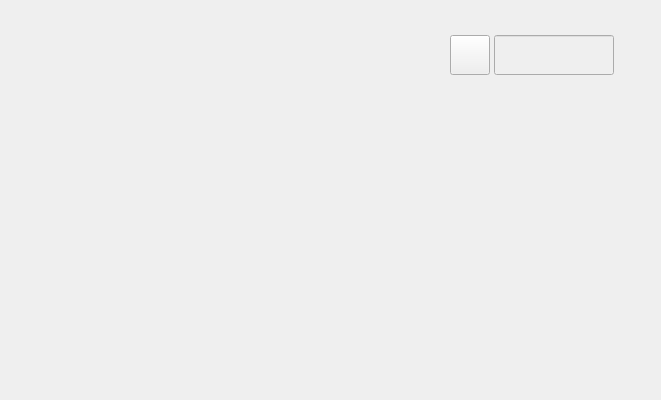
<?xml version="1.0" encoding="UTF-8"?>
<ui version="4.0">
 <class>Widget</class>
 <widget class="QWidget" name="Widget">
  <property name="geometry">
   <rect>
    <x>0</x>
    <y>0</y>
    <width>661</width>
    <height>400</height>
   </rect>
  </property>
  <property name="windowTitle">
   <string>Widget</string>
  </property>
  <widget class="QWidget" name="chart_widget" native="true">
   <property name="geometry">
    <rect>
     <x>10</x>
     <y>10</y>
     <width>641</width>
     <height>381</height>
    </rect>
   </property>
  </widget>
  <widget class="QPushButton" name="color_btn">
   <property name="geometry">
    <rect>
     <x>450</x>
     <y>35</y>
     <width>40</width>
     <height>40</height>
    </rect>
   </property>
   <property name="text">
    <string/>
   </property>
  </widget>
  <widget class="QLineEdit" name="value_input">
   <property name="enabled">
    <bool>false</bool>
   </property>
   <property name="geometry">
    <rect>
     <x>494</x>
     <y>35</y>
     <width>120</width>
     <height>40</height>
    </rect>
   </property>
   <property name="font">
    <font>
     <pointsize>16</pointsize>
    </font>
   </property>
   <property name="alignment">
    <set>Qt::AlignRight|Qt::AlignTrailing|Qt::AlignVCenter</set>
   </property>
  </widget>
 </widget>
 <resources/>
 <connections/>
</ui>
